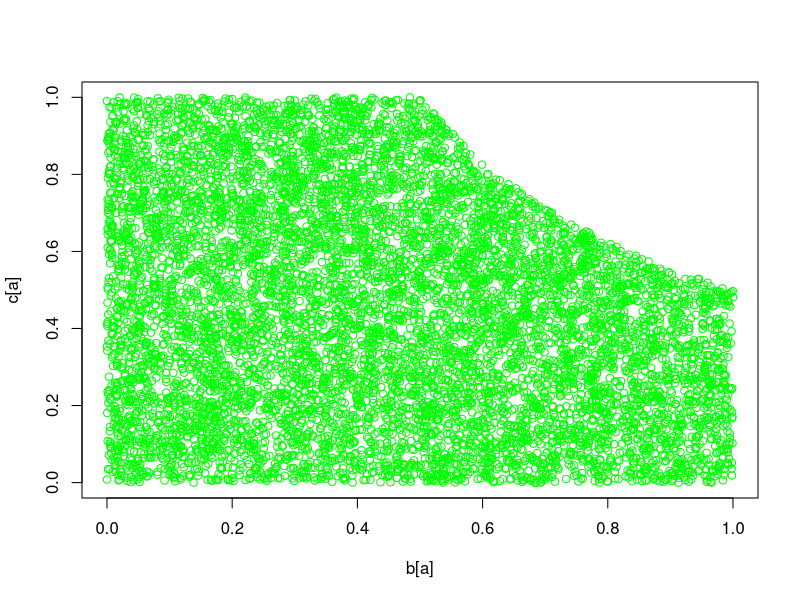

R code for this plot:
## b,c ~ U(0,1)

## find prob that bc<0.5

b <- runif(10000)
c <- runif(10000)

bc <- b*c

a <- which(bc<0.5)

na <- length(a)

plot(b[a],c[a], col="green")

na/10000

#######with R you get the error term

library(pracma)
options(digits=4)

fun <- function(x,y) 1

integral2(fun,
          xmin=.5,
          xmax=1,
          ymin=.5,
          ymax <- function(x)(1/(2*x)))

#(log(1,base = exp(1))-log(1/2,base = exp(1)))*1/2+1/2
